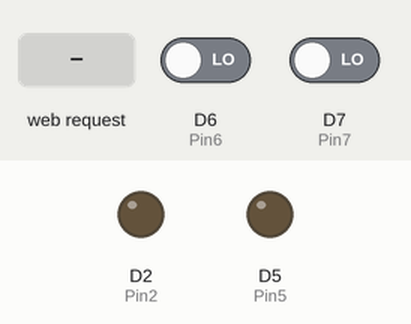
This sketch was run on a simulated ESP8266 (NodeMCU). Parts: output pins drawn as LEDs (lit = HIGH). Inputs (shaded band) come from the test bench; at power-on: D7 (Pin7) LOW, D6 (Pin6) LOW. WiFi joins after 1.5 s; servers stay silent unless stated; what the sketch prints to the serial monitor is not drawn.

Above: at 2.7 s.
2.8 s: HTTP request GET /LED0=OFF&LED1=ON received
At 3.2 s:
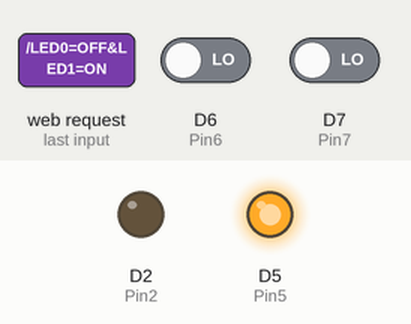
4.3 s: HTTP request GET /LED0=ON&LED1=OFF received
At 5.5 s:
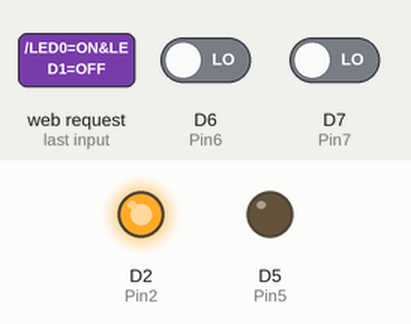
5.8 s: D7 (Pin7) driven HIGH
At 6.6 s:
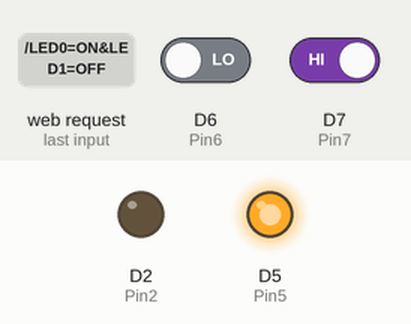
7.3 s: D7 (Pin7) driven LOW
At 7.8 s:
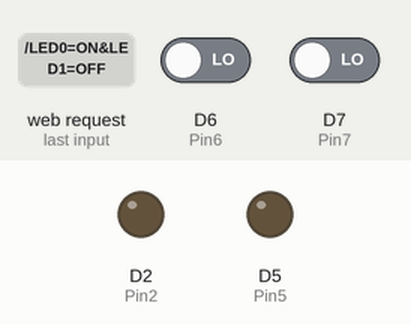
Timing chart, 0 to 10.3 s (numbered marks = the images above; inputs shaded):
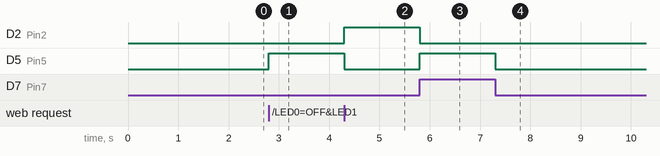

The sketch:

testled.ino
```cpp
#include <ESP8266WiFi.h>

const char* ssid = "yourssid";
const char* password = "yourpass";

int Pin2 = D2;
int Pin5 = D5;
int Pin6 = D6;
int Pin7 = D7;
int value2 = LOW;
int value5 = LOW;
int value6 = LOW;
int value7 = LOW;
int web = 0;
WiFiServer server(80);

void setup() {

  Serial.begin(115200);
  delay(10);

  pinMode(Pin2, OUTPUT);
  digitalWrite(Pin2, LOW);
  pinMode(Pin5, OUTPUT);
  digitalWrite(Pin5, LOW);
  pinMode(Pin6, INPUT);
  pinMode(Pin7, INPUT);
  // Connect to WiFi network
  Serial.println("\n\n");
  Serial.print("Connecting to ");
  Serial.println(ssid);

  WiFi.begin(ssid, password);

  while (WiFi.status() != WL_CONNECTED) {
    delay(500);
    Serial.print(".");
  }
  Serial.println("\nWiFi connected");

  // Start the server
  server.begin();
  Serial.println("Server started");

  // Print the IP address
  Serial.print("Use this URL : ");
  Serial.print("http://");
  Serial.print(WiFi.localIP());
  Serial.println("/");

}

void physicalButtons() {

  value6 = digitalRead(Pin6);
  value7 = digitalRead(Pin7);
  if (value6 == 1 && value7 == 0) {
    digitalWrite(Pin2, HIGH);
    value2 = HIGH;
    digitalWrite(Pin5, LOW);
    value5 = LOW;
    web = 0;
  }
  if (value6 == 0 && value7 == 1) {
    digitalWrite(Pin2, LOW);
    value2 = LOW;
    digitalWrite(Pin5, HIGH);
    value5 = HIGH;
    web = 0;
  }
  if (value6 == value7 && web == 0) {
    digitalWrite(Pin2, LOW);
    value2 = LOW;
    digitalWrite(Pin5, LOW);
    value5 = LOW;
  }

}

void serverLoop() {

  // Check if a client has connected
 WiFiClient client = server.available();
 if (!client) {
    return;
  }

  // Wait until the client sends some data
  Serial.println("new client");
  while (!client.available()) {
    delay(1);
  }

  // Read the first line of the request
  String request = client.readStringUntil('\r');
  Serial.println(request);
  client.flush();

  // Match the request

  if (request.indexOf("/LED0=ON"  && value6 == 0 && value7 == 0) != -1) {
    digitalWrite(Pin2, HIGH);
    value2 = HIGH;
    web = 1;
  }
  if (request.indexOf("/LED0=OFF") != -1) {
    digitalWrite(Pin2, LOW);
    value2 = LOW;
    web = 0;
  }
  if (request.indexOf("/LED1=ON"  && value6 == 0 && value7 == 0) != -1) {
    digitalWrite(Pin5, HIGH);
    value5 = HIGH;
    web = 1;
  }
  if (request.indexOf("/LED1=OFF") != -1) {
    digitalWrite(Pin5, LOW);
    value5 = LOW;
    web = 0;
  }
  if (request.indexOf("/LED0=OFF&LED1=ON") != -1) {
    digitalWrite(Pin2, LOW);
    value2 = LOW;
    digitalWrite(Pin5, HIGH);
    value5 = HIGH;
    web = 1;
  }
  if (request.indexOf("/LED0=ON&LED1=OFF") != -1) {
    digitalWrite(Pin2, HIGH);
    value2 = HIGH;
    digitalWrite(Pin5, LOW);
    value5 = LOW;
    web = 1;
  }

  // Return the response
  client.println("HTTP/1.1 200 OK");
  client.println("Content-Type: text/html");
  client.println(""); //  do not forget this one
  client.println("<!DOCTYPE HTML>");
  client.println("<html>");


  client.print("<br>Pines interruptores: ");

  client.print("<br>Led pin2: ");

  if (value2 == HIGH) {
    client.print("On");
  } else {
    client.print("Off");
  }
  client.print("<br>Led pin 5: ");

  if (value5 == HIGH) {
    client.print("On");
  } else {
    client.print("Off");
  }
  client.println("<br><br>");
  client.println("<a href=\"/LED0=OFF&LED1=ON\">SAFE 1 ON</a><br>");
  client.println("<a href=\"/LED1=ON\">1 ON</a><br>");
  client.println("<a href=\"/LED1=OFF\">1 OFF</a><br>");
  client.println("</html>");
  client.println("<br><br>");
  client.println("<a href=\"/LED0=ON&LED1=OFF\">SAFE 0 ON</a><br>");
  client.println("<a href=\"/LED0=ON\">0 ON</a><br>");
  client.println("<a href=\"/LED0=OFF\">0 OFF</a><br>");
  client.println("</html>");

  delay(1);
  Serial.println("Client disconnected");
  Serial.println("");
}

void loop() {
    serverLoop();
    physicalButtons();
}
```

Measured:
- after the input at 2.8 s, D5 (Pin5): LOW → HIGH at once
- after the input at 4.3 s, D2 (Pin2): LOW → HIGH at once; D5 (Pin5): HIGH → LOW at once
- after the input at 5.8 s, D2 (Pin2): HIGH → LOW at once; D5 (Pin5): LOW → HIGH at once
- after the input at 7.3 s, D5 (Pin5): HIGH → LOW at once
